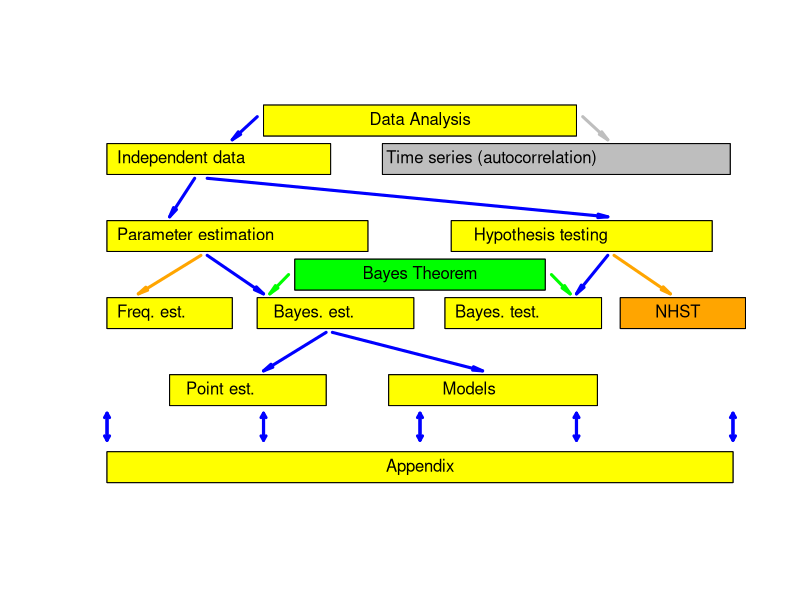

The R source for this figure:
print('file: Overview22.R')
  xapp = c(0,100,100,0,0); yapp = c(0,0,8,8,0) # basic box, appendix
  xda = xapp/2+25; yda = yapp+90 # data analysis
  xid = xapp/2.8; yid = yapp+80 # independent data
  xts = xapp/1.8+44; yts = yapp+80 # time series
  xpe = xapp/2.4; ype = yapp+60 # parameter estimation
  xht = xapp/2.4+55; yht = yapp+60 # hypothesis testing
  xbt = xapp/2.5+30; ybt = yapp+50 # Bayes theorem
  xbe = xapp/4+24; ybe = yapp+40 # Bayesian estimation
  xfe = xapp/5; yfe = yapp+40 # Frequentistic estimation
  xbht = xapp/4+54; ybht = yapp+40 # Bayesian hypothesis testing
  xst = xapp/5+82; yst = yapp+40 # significance testing
  xpo = xapp/4+10; ypo = yapp+20 # point estimation
  xmo = xapp/3+45; ymo = yapp+20 # models
  # png('Overview220220.png',width=16,height=20,units='cm',res=300)
  plot(xapp,yapp,type='l',lwd=1,col='black',las=1,cex=0.4,
       col.axis='white',xaxt='n',yaxt='n',xlab='',ylab='',bty='n',
       xlim=c(0,100),ylim=c(0,100)) #,asp=1) # NOTE: asp = 1
  lines(xda,yda,col='black'); polygon(xda,yda,col='yellow')
  lines(xid,yid,col='black'); polygon(xid,yid,col='yellow')
  lines(xts,yts,col='black'); polygon(xts,yts,col='grey')
  lines(xpe,ype,col='black'); polygon(xpe,ype,col='yellow')
  lines(xht,yht,col='black'); polygon(xht,yht,col='yellow')
  lines(xbt,ybt,col='black'); polygon(xbt,ybt,col='green')
  lines(xbe,ybe,col='black'); polygon(xbe,ybe,col='yellow')
  lines(xfe,yfe,col='black'); polygon(xfe,yfe,col='yellow') 
  lines(xbht,ybht,col='black'); polygon(xbht,ybht,col='yellow')
  lines(xst,yst,col='black'); polygon(xst,yst,col='orange')
  lines(xpo,ypo,col='black'); polygon(xpo,ypo,col='yellow') 
  lines(xmo,ymo,col='black'); polygon(xmo,ymo,col='yellow') 
  polygon(xapp,yapp,col='yellow')
  text(50,4,'Appendix',col='black')
  text(50,94,'Data Analysis',col='black')
  text(0,84,'Independent data',col='black',pos=4)
  text(43,84,'Time series (autocorrelation)',col='black',pos=4)
  text(0,64,'Parameter estimation',col='black',pos=4)
  text(57,64,'Hypothesis testing',col='black',pos=4)
  text(50,54,'Bayes Theorem',col='black')
  text(0,44,'Freq. est.',col='black',pos=4)
  text(25,44,'Bayes. est.',col='black',pos=4)
  text(54,44,'Bayes. test.',col='black',pos=4)
  text(86,44,'NHST',col='black',pos=4)
  # text(80,44,'Sign. test.',col='black',pos=4)
  text(11,24,'Point est.',col='black',pos=4)
  text(52,24,'Models',col='black',pos=4)
  arrows(76,95,80,89,length=0.1,angle=10,col='grey',lwd=3)
  arrows(24,95,20,89,length=0.1,angle=10,col='blue',lwd=3)
  arrows(14,79,10,69,length=0.1,angle=10,col='blue',lwd=3)
  arrows(16,79,80,69,length=0.1,angle=10,col='blue',lwd=3) # id -> ht
  arrows(16,59,25,49,length=0.1,angle=10,col='blue',lwd=3) # pe -> be
  arrows(15,59,5,49,length=0.1,angle=10,col='orange',lwd=3) # pe -> fe
  arrows(29,54,26,49,length=0.1,angle=10,col='green',lwd=3) # bt -> be
  arrows(80,59,75,49,length=0.1,angle=10,col='blue',lwd=3) # ht -> bt
  arrows(71,54,74,49,length=0.1,angle=10,col='green',lwd=3) # bt -> bht
  arrows(81,59,90,49,length=0.1,angle=10,col='orange',lwd=3) # ht -> st
  arrows(35,39,25,29,length=0.1,angle=10,col='blue',lwd=3) # be -> po
  arrows(36,39,60,29,length=0.1,angle=10,col='blue',lwd=3) # be -> mo
  arrows(0,11,0,18,length=0.05,angle=30,col='blue',lwd=3) # app
  arrows(0,18,0,11,length=0.05,angle=30,col='blue',lwd=3) # app
  arrows(25,11,25,18,length=0.05,angle=30,col='blue',lwd=3) # app
  arrows(25,18,25,11,length=0.05,angle=30,col='blue',lwd=3) # app
  arrows(50,11,50,18,length=0.05,angle=30,col='blue',lwd=3) # app
  arrows(50,18,50,11,length=0.05,angle=30,col='blue',lwd=3) # app
  arrows(75,11,75,18,length=0.05,angle=30,col='blue',lwd=3) # app
  arrows(75,18,75,11,length=0.05,angle=30,col='blue',lwd=3) # app
  arrows(100,11,100,18,length=0.05,angle=30,col='blue',lwd=3) # app
  arrows(100,18,100,11,length=0.05,angle=30,col='blue',lwd=3) # app
  # dev.off()
